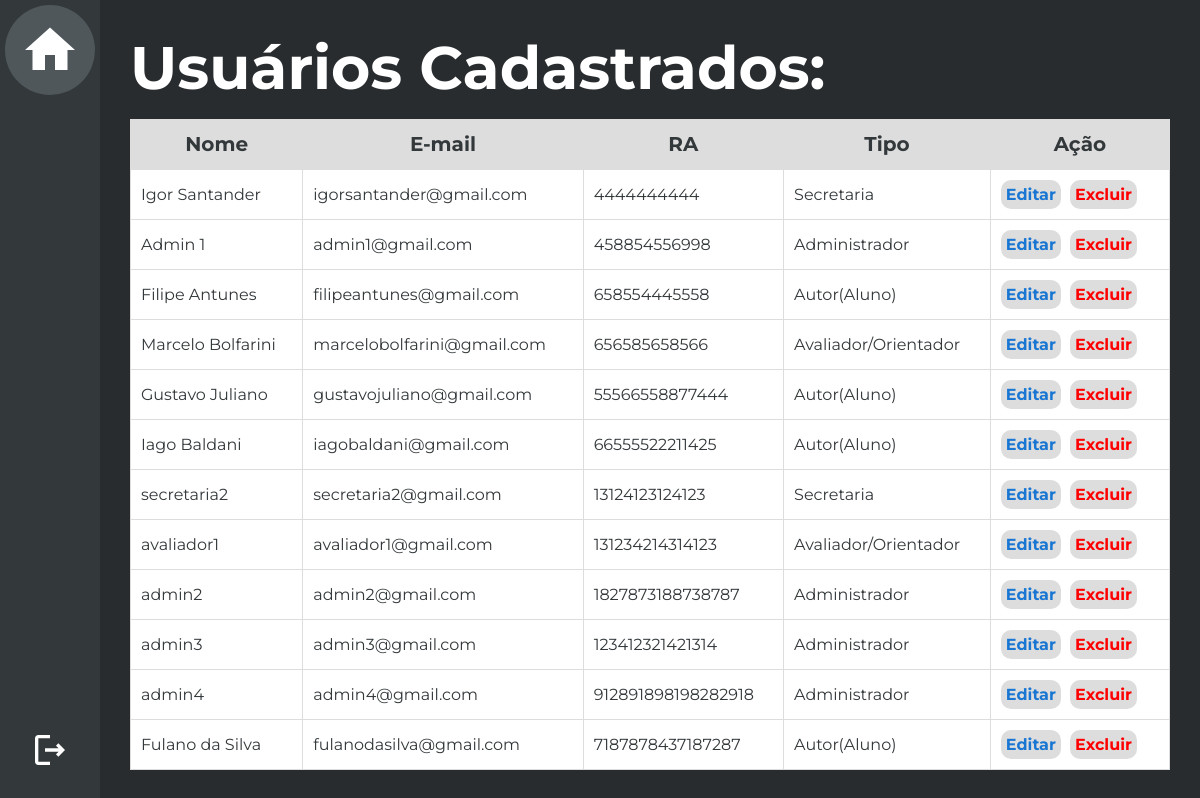
Before: /Edição de usuário/Admin/UsuariosCadastrados.php?id=18 (signed in) with the older database file.
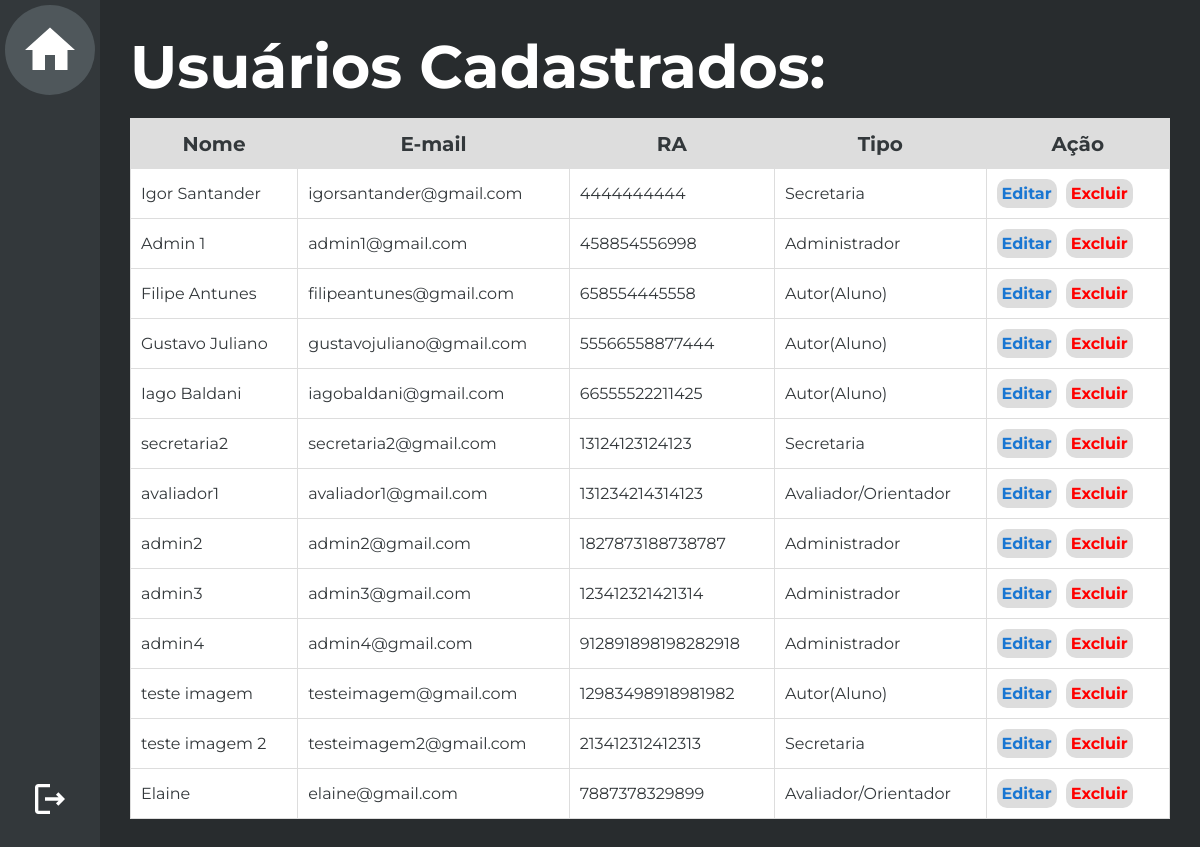
After: the same page with the newer database file.
### tables this page shows
CREATE TABLE `usuario` (
  `cod_usuario` smallint(4) NOT NULL,
  `nome` varchar(50) NOT NULL,
  `senha` varchar(32) NOT NULL,
  `cpf` varchar(50) NOT NULL DEFAULT '',
  `email` varchar(50) NOT NULL,
  `matricula` varchar(50) NOT NULL DEFAULT '',
  `tipo` int(11) NOT NULL DEFAULT 0,
  `curso` int(11) NOT NULL,
  `datacadastro` date DEFAULT NULL,
  `diretorio_imagem` varchar(70) NOT NULL
);

### Edição de usuário/Admin/UsuariosCadastrados.php (the view, shortened to what this page needs)
<?php
    include("../../conexao.php");
    $id_usuario = intval($_GET['id']);
    $sql_code = "SELECT * FROM usuario";
    $sql_query = $mysqli->query($sql_code) or die($mysqli->error);
    $linha = $sql_query->fetch_assoc();
?>
<html>
    <head>
        <link rel="stylesheet" type="text/css" href="../styleTabelaUsuarios.css"/>
    </head>
    <body>
        <aside>
            <div class="menu">
                <div class="menu-box home" id="home"><a href="javascript:history.back()">
                    <div class="home-img"> <img src="../../Imagens/home-white-18dp.svg" height="60px"/> </div>
                </a></div>
                <div class="menu-box" id="logout"><a href="../../logout.php">
                    <img src="../../Imagens/logout-white-18dp.svg" height="40px"/>
                </a></div>
            </div>
        </aside>
        <main>
            <div class="principal">
                <div class="filler"></div>
                <div class="container">
                    <h1>Usuários Cadastrados:</h1>
                    <table cellpadding=10>
                        <tr class=titulo>
                            <td>Nome</td>
                            <td>E-mail</td>
                            <td>RA</td>
                            <td>Tipo</td>
                            <td>Ação</td>
                        </tr>
                        <?php
                            do{
                        ?>
                        <tr>
                            <td><?php echo $linha['nome']; ?></td>
                            <td><?php echo $linha['email']; ?></td>
                            <td><?php echo $linha['matricula']; ?></td>
                            <td><?php
                                     if($linha['tipo']==1){
                                         echo "Administrador";
                                     }
                                     else if($linha['tipo']==2){
                                        echo "Autor(Aluno)";
                                    }
                                    else if($linha['tipo']==3){
                                        echo "Avaliador/Orientador";
                                    }
                                    else if($linha['tipo']==4){
                                        echo "Secretaria";
                                    }
                                ?></td>
                            <td>
                                <a href="edicaoUsuarioAdmin.php?usuario=<?php echo $linha['cod_usuario']; ?>&id=<?php echo $id_usuario; ?>">Editar</a>
                                <a href="../../Confirmações/confirmExcluir.php?usuario=<?php echo $linha['cod_usuario']; ?>&id=<?php echo $id_usuario;?>">Excluir</a>
                            </td>
                        </tr>
                        <?php } while($linha = $sql_query->fetch_assoc()); ?>
                    </table>
            </div>
        </main>
    </body>
</html>

### Edição de usuário/styleTabelaUsuarios.css (style rules this page uses)
* { font-family: 'Montserrat', sans-serif; box-sizing:border-box; margin: 0; padding: 0; color:white; text-decoration: none; }
main { display: flex }
.menu { position: fixed; display: flex; flex-direction: column; align-items: center; justify-content: space-between; width: 100px; height: 100%; background-color: #33383B; }
.menu-box { font-weight: bold; display: flex; justify-content: center; align-items: center; width: 100%; height: 100px; padding: 30px; cursor: pointer; transition: all linear 0.3s; }
.home-img { display: flex; align-items: center; justify-content: center; background-color: #4F575B; height: 90px; width: 90px; border-radius: 45px; cursor: pointer; }
.principal { height: 100%; flex: 1; display: flex; align-items: center; background-color: #282C2E; }
.filler { width: 100px; height: 100vh; }
.container { display: flex; flex-direction: column; padding:30px; height:100%; width: 1100px; }
.container h1 { font-size: 60px; margin-bottom: 15px; }
table { background-color: #FFF; width: 100%; border-collapse: collapse; border-top-left-radius: 20px; border-top-right-radius: 20px; }
table tr { height: 50px; }
table td { color: #33383B; padding: 10px; border: 1px solid #ddd; }
td a { margin-right: 5px; display: inline-block; color: #1976D2; font-weight: bold; background-color: #ddd; padding: 5px; border-radius: 10px; transition: all linear 0.3s; }
td a:nth-last-child(1) { color: #ff0000; }
.titulo td { font-weight: bold; font-size: 20px; background-color: #ddd; text-align: center; }

Changed rows visible on the page:
removed usuario: nome "Marcelo Bolfarini", email "marcelobolfarini@gmail.com", matricula "656585658566", shows "Avaliador/Orientador"
removed usuario: nome "Fulano da Silva", email "fulanodasilva@gmail.com", matricula "7187878437187287", shows "Autor(Aluno)"
added usuario: nome "teste imagem", email "testeimagem@gmail.com", matricula "12983498918981982", shows "Autor(Aluno)"
added usuario: nome "teste imagem 2", email "testeimagem2@gmail.com", matricula "213412312412313", shows "Secretaria"
added usuario: nome "Elaine", email "elaine@gmail.com", matricula "7887378329899", shows "Avaliador/Orientador"
